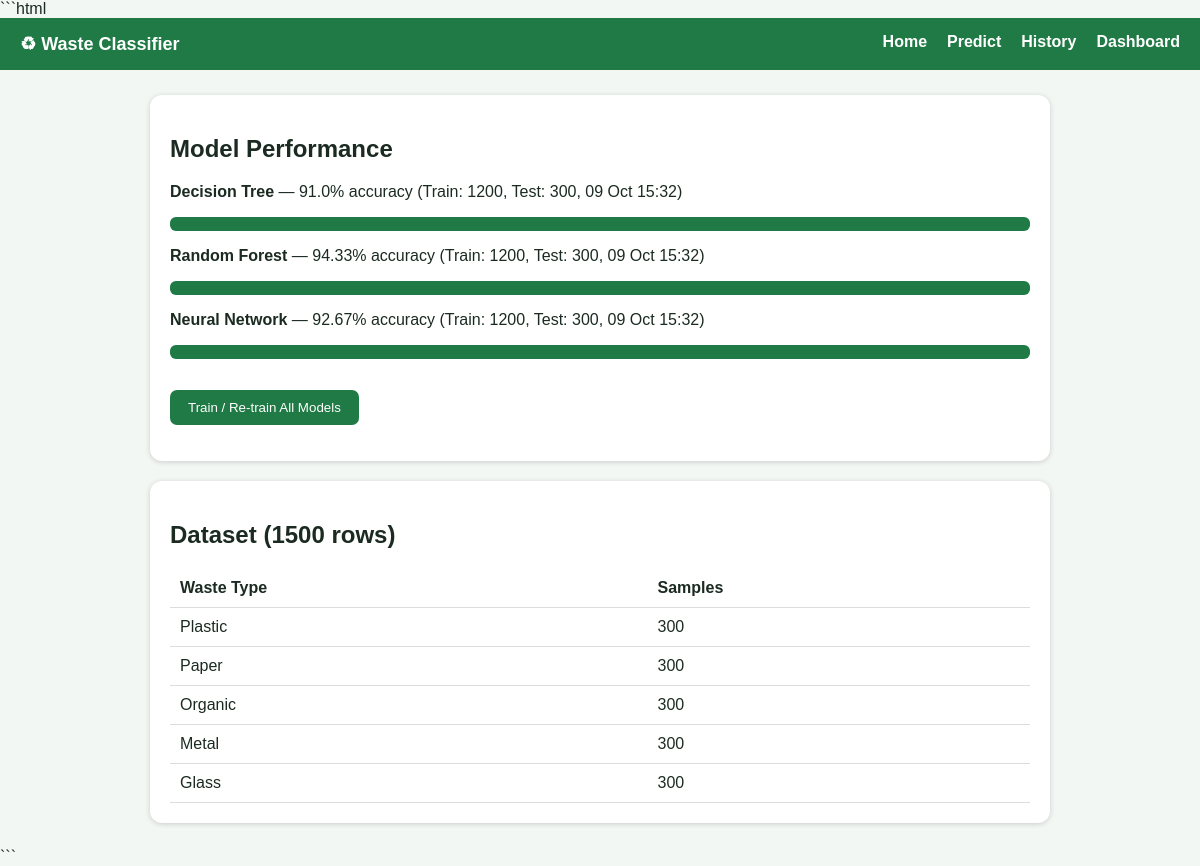
/dashboard/, run on the app's committed database.
### classifier/models.py (models this page shows)
class ModelMetric(models.Model):
    model_key = models.CharField(max_length=30, choices=MODEL_CHOICES)
    accuracy = models.FloatField()
    train_size = models.IntegerField()
    test_size = models.IntegerField()
    trained_at = models.DateTimeField(auto_now_add=True)
    class Meta:
        ordering = ["-trained_at"]

### classifier/views.py (the view)
# urls.py: path("dashboard/", views.dashboard, name="dashboard"),
def dashboard(request):
    metrics = []
    for key, label in MODEL_CHOICES:
        m = ModelMetric.objects.filter(model_key=key).first()  # latest run
        metrics.append({"label": label, "m": m})
    distribution = (WasteSample.objects.values("waste_type")
                    .annotate(count=Count("id")).order_by("-count"))
    return render(request, "classifier/dashboard.html", {
        "metrics": metrics, "distribution": distribution,
        "total": WasteSample.objects.count(),
    })

### classifier/templates/classifier/dashboard.html (shortened to what this page needs)
{% extends "classifier/base.html" %}
{% block content %}
<div class="card">
    <h2>Model Performance</h2>
    {% for item in metrics %}
        <p>
            <b>{{ item.label }}</b>
            {% if item.m %}
                — {{ item.m.accuracy }}% accuracy
                (Train: {{ item.m.train_size }},
                Test: {{ item.m.test_size }},
                {{ item.m.trained_at|date:"d M H:i" }})
                <div class="bar">
                    <span></span>
                </div>
            {% else %}
                — Not trained yet
            {% endif %}
        </p>
    {% endfor %}
    <form method="post" action="{% url 'train' %}">
        <button type="submit">
            Train / Re-train All Models
        </button>
    </form>
</div>
<div class="card">
    <h2>Dataset ({{ total }} rows)</h2>
    <table>
        <tr>
            <th>Waste Type</th>
            <th>Samples</th>
        </tr>
        {% for d in distribution %}
            <tr>
                <td>{{ d.waste_type|title }}</td>
                <td>{{ d.count }}</td>
            </tr>
        {% empty %}
            <tr>
                <td colspan="2">No data. Run generate_dataset.</td>
            </tr>
        {% endfor %}
    </table>
</div>
{% endblock %}

### classifier/templates/classifier/base.html (style rules this page uses)
body { font-family: Arial, sans-serif; margin: 0; background: #f2f7f3; color: #1b2b21; }
.card { background: white; border-radius: 12px; padding: 20px; margin-bottom: 20px; box-shadow: 0 1px 5px #cccccc; }
button, .btn { background: #1f7a45; color: white; border: none; padding: 10px 18px; border-radius: 7px; margin-top: 15px; cursor: pointer; text-decoration: none; display: inline-block; }
table { width: 100%; border-collapse: collapse; }
th, td { padding: 10px; border-bottom: 1px solid #ddd; text-align: left; }
.bar { background: #dfeee4; border-radius: 6px; height: 14px; }
.bar span { display: block; height: 14px; background: #1f7a45; border-radius: 6px; }

### data on the page
ModelMetric: label "Decision Tree", m.accuracy "91.0", m.train_size "1200", m.test_size "300", m.trained_at "09 Oct 15:32"
ModelMetric: label "Random Forest", m.accuracy "94.33", m.train_size "1200", m.test_size "300", m.trained_at "09 Oct 15:32"
ModelMetric: label "Neural Network", m.accuracy "92.67", m.train_size "1200", m.test_size "300", m.trained_at "09 Oct 15:32"

### other printed values
{{ total }} "1500"
{{ d.waste_type|title }} "Plastic" "Paper" "Organic" "Metal" "Glass"
{{ d.count }} "300" "300" "300" "300" "300"
